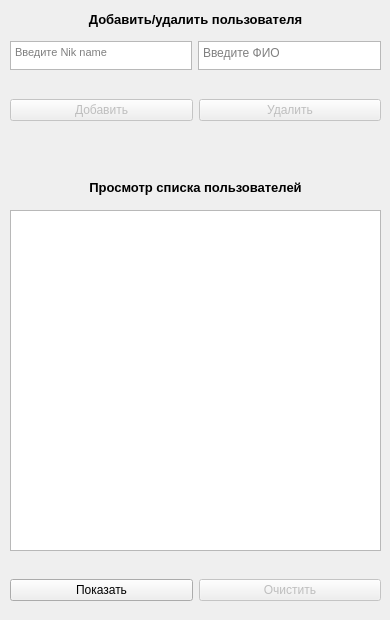
    <widget class="QWidget" name="tab">
     <attribute name="title">
      <string>Пользователи</string>
     </attribute>
     <widget class="QWidget" name="horizontalLayoutWidget">
      <property name="geometry">
       <rect>
        <x>10</x>
        <y>90</y>
        <width>371</width>
        <height>41</height>
       </rect>
      </property>
      <layout class="QHBoxLayout" name="horizontalLayout">
       <item>
        <widget class="QPushButton" name="Add_User_btn">
         <property name="enabled">
          <bool>false</bool>
         </property>
         <property name="text">
          <string>Добавить</string>
         </property>
        </widget>
       </item>
       <item>
        <widget class="QPushButton" name="Delet_User_btn">
         <property name="enabled">
          <bool>false</bool>
         </property>
         <property name="text">
          <string>Удалить</string>
         </property>
        </widget>
       </item>
      </layout>
     </widget>
     <widget class="QLabel" name="label">
      <property name="geometry">
       <rect>
        <x>10</x>
        <y>4</y>
        <width>371</width>
        <height>30</height>
       </rect>
      </property>
      <property name="font">
       <font>
        <pointsize>10</pointsize>
        <weight>75</weight>
        <bold>true</bold>
       </font>
      </property>
      <property name="text">
       <string>Добавить/удалить пользователя</string>
      </property>
      <property name="alignment">
       <set>Qt::AlignCenter</set>
      </property>
      <property name="wordWrap">
       <bool>true</bool>
      </property>
     </widget>
     <widget class="QWidget" name="horizontalLayoutWidget_9">
      <property name="geometry">
       <rect>
        <x>10</x>
        <y>40</y>
        <width>371</width>
        <height>31</height>
       </rect>
      </property>
      <layout class="QHBoxLayout" name="horizontalLayout_5">
       <property name="sizeConstraint">
        <enum>QLayout::SetDefaultConstraint</enum>
       </property>
       <item>
        <widget class="QTextEdit" name="textEdit_2">
         <property name="maximumSize">
          <size>
           <width>16777215</width>
           <height>29</height>
          </size>
         </property>
         <property name="font">
          <font>
           <pointsize>8</pointsize>
          </font>
         </property>
         <property name="cursorWidth">
          <number>1</number>
         </property>
         <property name="placeholderText">
          <string>Введите Nik name</string>
         </property>
        </widget>
       </item>
       <item>
        <widget class="QTextEdit" name="textEdit_12">
         <property name="maximumSize">
          <size>
           <width>16777215</width>
           <height>29</height>
          </size>
         </property>
         <property name="placeholderText">
          <string>Введите ФИО </string>
         </property>
        </widget>
       </item>
      </layout>
     </widget>
     <widget class="QWidget" name="verticalLayoutWidget_4">
      <property name="geometry">
       <rect>
        <x>10</x>
        <y>180</y>
        <width>371</width>
        <height>371</height>
       </rect>
      </property>
      <layout class="QVBoxLayout" name="verticalLayout_2">
       <property name="spacing">
        <number>15</number>
       </property>
       <property name="topMargin">
        <number>0</number>
       </property>
       <item>
        <widget class="QLabel" name="label_3">
         <property name="font">
          <font>
           <pointsize>10</pointsize>
           <weight>75</weight>
           <italic>false</italic>
           <bold>true</bold>
           <underline>false</underline>
           <strikeout>false</strikeout>
           <kerning>true</kerning>
          </font>
         </property>
         <property name="layoutDirection">
          <enum>Qt::LeftToRight</enum>
         </property>
         <property name="autoFillBackground">
          <bool>false</bool>
         </property>
         <property name="text">
          <string>Просмотр списка пользователей</string>
         </property>
         <property name="alignment">
          <set>Qt::AlignCenter</set>
         </property>
         <property name="wordWrap">
          <bool>true</bool>
         </property>
         <property name="openExternalLinks">
          <bool>false</bool>
         </property>
        </widget>
       </item>
       <item>
        <widget class="QTextBrowser" name="textBrowser"/>
       </item>
      </layout>
     </widget>
     <widget class="QWidget" name="horizontalLayoutWidget_10">
      <property name="geometry">
       <rect>
        <x>10</x>
        <y>570</y>
        <width>371</width>
        <height>41</height>
       </rect>
      </property>
      <layout class="QHBoxLayout" name="horizontalLayout_2">
       <item>
        <widget class="QPushButton" name="Show_Users_btn">
         <property name="text">
          <string>Показать</string>
         </property>
        </widget>
       </item>
       <item>
        <widget class="QPushButton" name="Clear_btn">
         <property name="enabled">
          <bool>false</bool>
         </property>
         <property name="text">
          <string>Очистить</string>
         </property>
        </widget>
       </item>
      </layout>
     </widget>
    </widget>
